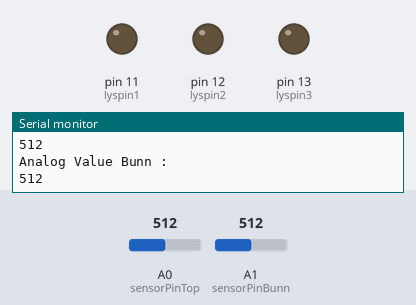
The sketch below on a simulated Arduino Uno, built with avr-gcc and run on an emulated ATmega328P. Shown: output pins drawn as LEDs (lit = HIGH), the last lines printed to the serial monitor. The test bench sets the inputs (shaded band); at power-on: A1 (sensorPinBunn) = 512, A0 (sensorPinTop) = 512.

Above: at 10.8 s.
10.9 s: A1 (sensorPinBunn) set to 122
At 20.12 s:
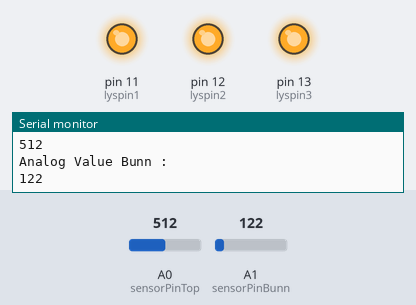
21.7 s: A0 (sensorPinTop) set to 692
32.0 s: A0 (sensorPinTop) set to 717
42.0 s: A1 (sensorPinBunn) set to 191
52.0 s: A1 (sensorPinBunn) set to 216
At 53.4 s:
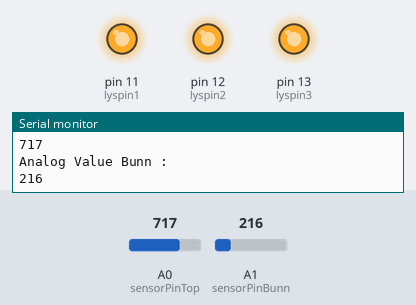
62.0 s: A1 (sensorPinBunn) set to 282
72.0 s: A1 (sensorPinBunn) set to 315
At 72.5 s:
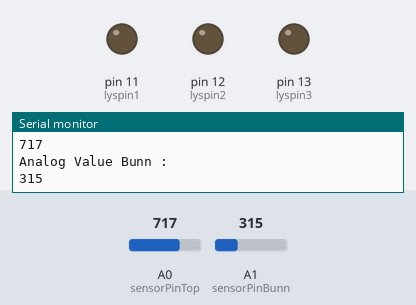
Timing chart, 0 to 75.0 s (numbered marks = the images above; inputs shaded):
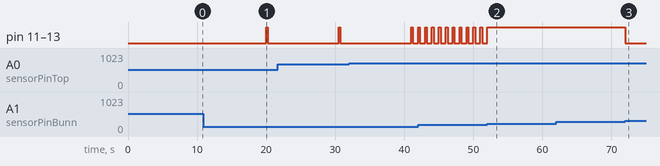

The sketch:

Kommentert.ino
```cpp
/*
Kode for prototypen til Ifi Solution
2.6.2022
*/

// Variabler
// Pin-plasseringene til fuktighetsmaalerne
int sensorPinTop = A0;
int sensorPinBunn = A1;

// Verdiene til fuktighetsmaalerne
int sensorValueBunn;
int sensorValueTop;

// Pin-plasseringene til LED-lysene
int lyspin1 = 11;
int lyspin2 = 12;
int lyspin3 = 13;

/*
Fuktighetsmaalerne er av forskjellige modeller.
Den ene er torr naar den viser 0, den andre naar den viser 1023.
Derfor har de forskjellige grenser paa torr og kjempeTorr.
*/
// Fuktighetsmaaleren som er paa bunnen
int bunnTorr = 300;
int bunnKjempeTorr = 200;

// Fuktighetsmaaleren som er paa toppen
int topTorr = 700;
int topKjempeTorr = 800;

// Delay paa loopen som gjoer at maalingene ikke skjer for ofte
int timer = 1000;


void setup() {
 Serial.begin(9600);
 pinMode(11,OUTPUT);
 pinMode(12,OUTPUT);
 pinMode(13,OUTPUT);

}

// Metode som sjekker fuktigheten i maaleren paa bunnen
void sjekkBunn(){

  /*
  Hvis maalerens verdi er mindre enn 200, er jorden for torr.
  Da MAA planten vannes og varsler det ved at lysene blinker.
  */
  if (sensorValueBunn < bunnKjempeTorr){
    digitalWrite(11,HIGH);
    digitalWrite(12,HIGH);
    digitalWrite(13,HIGH);

    delay(250);

    digitalWrite(11,LOW);
    digitalWrite(12,LOW);
    digitalWrite(13,LOW);

    delay(250);

    // Maalingene skjer hyppig for registrere endringer raskt
    timer = 500;

  }

  /*
  Ellers, hvis maalerens verdi er mindre enn 300, men over 200,
  maa planten vannes, men det haster ikke.
  Dette signaliseres ved at lysene lyser, men ikke blinker.
  */
  else if (sensorValueBunn < bunnTorr){
    digitalWrite(11,HIGH);
    digitalWrite(12,HIGH);
    digitalWrite(13,HIGH);

    // Maalingene trenger ikke aa skje like ofte som naar den er veldig torr
    timer = 2000;
  }

  // Ellers er ikke jorden saa torr at det behoves vanning og lysene er av
  else{
    digitalWrite(11,LOW);
    digitalWrite(12,LOW);
    digitalWrite(13,LOW);

    // Maalingene kan skje enda sjeldnere
    timer = 10000;
  }
}

// Metode som endrer timeren og skrur av lysene hvis planten blir vannet
void setTimer(){
  /*
  Hvis verdien til maaleren paa toppen er lavere enn torr,
  vil det si at planten er fuktig nok, altsaa at den har blitt vannet.
  Timeren oekes, slik at der er lenge til neste refistrering av bunnmaaleren.
  Dette gjoer at vannet kan rekke aa trekke ned til bunnmaleren,
  slik at lysene ikke begynner aa blinke selv om planten har faatt vann.
  Jord i potter pleier aa torke i toppen foer bunnen,
  derfor kan vanning maales paa denne maaten
  */
  if (sensorValueTop < topTorr){

    digitalWrite(11,LOW);
    digitalWrite(12,LOW);
    digitalWrite(13,LOW);

    timer = 10000;
  }
}


void loop() {

 sensorValueTop = analogRead(sensorPinTop);
 sensorValueBunn = analogRead(sensorPinBunn);

 Serial.println("Analog Value Top : ");
 Serial.println(sensorValueTop);

 Serial.println("Analog Value Bunn : ");
 Serial.println(sensorValueBunn);

 sjekkBunn();
 setTimer(); // Mulig at denne egentlig skal brukes inne i sjekkBunn

 // Loopen bruker delay for aa styre hvor forte maalingene skal skje
 delay(timer);
}
```

Measured:
- the behaviour switches between 299 and 300 on A1 (sensorPinBunn) (found by bisection; images 2 and 3)
- after the input at 10.9 s, pin 11 (lyspin1), pin 12 (lyspin2), pin 13 (lyspin3): LOW → HIGH after 9.1 s, → LOW 0.25 s later
- after the input at 52.0 s, pin 11 (lyspin1), pin 12 (lyspin2), pin 13 (lyspin3): goes on until 52.0 s, then stays HIGH
- after the input at 72.0 s, pin 11 (lyspin1), pin 12 (lyspin2), pin 13 (lyspin3): HIGH → LOW at once
